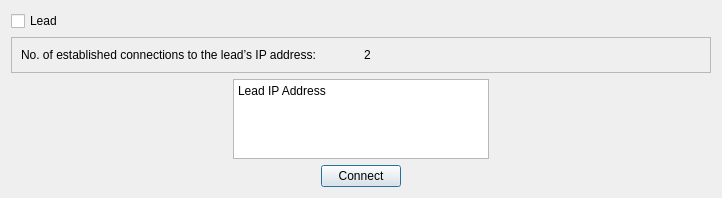
<?xml version="1.0" encoding="UTF-8"?>
<ui version="4.0">
 <class>Team</class>
 <widget class="QDialog" name="Team">
  <property name="geometry">
   <rect>
    <x>0</x>
    <y>0</y>
    <width>722</width>
    <height>198</height>
   </rect>
  </property>
  <property name="windowTitle">
   <string>Dialog</string>
  </property>
  <layout class="QVBoxLayout" name="verticalLayout">
   <item>
    <widget class="QCheckBox" name="lead_box">
     <property name="styleSheet">
      <string notr="true">
font: 12pt &quot;Arial&quot;;</string>
     </property>
     <property name="text">
      <string>Lead</string>
     </property>
    </widget>
   </item>
   <item>
    <widget class="QFrame" name="frame">
     <property name="frameShape">
      <enum>QFrame::StyledPanel</enum>
     </property>
     <property name="frameShadow">
      <enum>QFrame::Raised</enum>
     </property>
     <layout class="QHBoxLayout" name="horizontalLayout">
      <item>
       <widget class="QLabel" name="label">
        <property name="styleSheet">
         <string notr="true">
font: 14pt &quot;Arial&quot;;</string>
        </property>
        <property name="text">
         <string>No. of established connections to the lead’s IP address:</string>
        </property>
       </widget>
      </item>
      <item>
       <widget class="QLabel" name="number">
        <property name="styleSheet">
         <string notr="true">font: 87 14pt &quot;Arial&quot;;</string>
        </property>
        <property name="text">
         <string>2</string>
        </property>
       </widget>
      </item>
     </layout>
    </widget>
   </item>
   <item alignment="Qt::AlignHCenter">
    <widget class="QPlainTextEdit" name="plainTextEdit">
     <property name="sizePolicy">
      <sizepolicy hsizetype="Minimum" vsizetype="Minimum">
       <horstretch>0</horstretch>
       <verstretch>0</verstretch>
      </sizepolicy>
     </property>
     <property name="minimumSize">
      <size>
       <width>50</width>
       <height>50</height>
      </size>
     </property>
     <property name="maximumSize">
      <size>
       <width>300</width>
       <height>80</height>
      </size>
     </property>
     <property name="styleSheet">
      <string notr="true">font: 10pt &quot;Arial&quot;;</string>
     </property>
     <property name="plainText">
      <string>Lead IP Address</string>
     </property>
    </widget>
   </item>
   <item alignment="Qt::AlignHCenter">
    <widget class="QPushButton" name="connectButton">
     <property name="sizePolicy">
      <sizepolicy hsizetype="Fixed" vsizetype="Fixed">
       <horstretch>0</horstretch>
       <verstretch>0</verstretch>
      </sizepolicy>
     </property>
     <property name="text">
      <string>Connect</string>
     </property>
    </widget>
   </item>
  </layout>
 </widget>
 <resources/>
 <connections/>
</ui>
